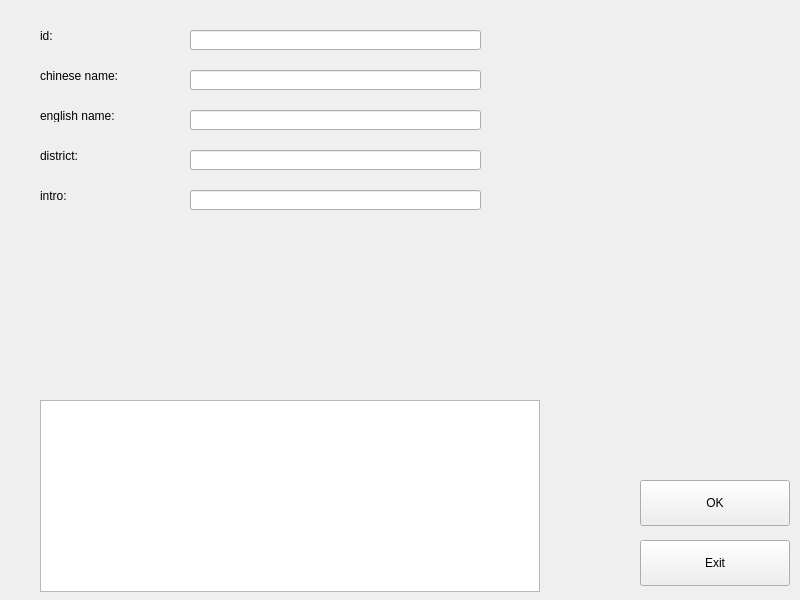
<?xml version="1.0" encoding="UTF-8"?>
<ui version="4.0">
 <class>modify_L</class>
 <widget class="QWidget" name="modify_L">
  <property name="geometry">
   <rect>
    <x>0</x>
    <y>0</y>
    <width>800</width>
    <height>600</height>
   </rect>
  </property>
  <property name="windowTitle">
   <string>Form</string>
  </property>
  <widget class="QLabel" name="chinese">
   <property name="geometry">
    <rect>
     <x>40</x>
     <y>70</y>
     <width>78</width>
     <height>12</height>
    </rect>
   </property>
   <property name="text">
    <string>chinese name:</string>
   </property>
  </widget>
  <widget class="QLabel" name="english">
   <property name="geometry">
    <rect>
     <x>40</x>
     <y>110</y>
     <width>78</width>
     <height>12</height>
    </rect>
   </property>
   <property name="text">
    <string>english name:</string>
   </property>
  </widget>
  <widget class="QLabel" name="intro">
   <property name="geometry">
    <rect>
     <x>40</x>
     <y>190</y>
     <width>78</width>
     <height>12</height>
    </rect>
   </property>
   <property name="text">
    <string>intro:</string>
   </property>
  </widget>
  <widget class="QPushButton" name="OK">
   <property name="geometry">
    <rect>
     <x>640</x>
     <y>480</y>
     <width>150</width>
     <height>46</height>
    </rect>
   </property>
   <property name="text">
    <string>OK</string>
   </property>
  </widget>
  <widget class="QPushButton" name="Exit">
   <property name="geometry">
    <rect>
     <x>640</x>
     <y>540</y>
     <width>150</width>
     <height>46</height>
    </rect>
   </property>
   <property name="text">
    <string>Exit</string>
   </property>
  </widget>
  <widget class="QTextBrowser" name="out">
   <property name="geometry">
    <rect>
     <x>40</x>
     <y>400</y>
     <width>500</width>
     <height>192</height>
    </rect>
   </property>
  </widget>
  <widget class="QLineEdit" name="chinese_input">
   <property name="geometry">
    <rect>
     <x>190</x>
     <y>70</y>
     <width>291</width>
     <height>20</height>
    </rect>
   </property>
  </widget>
  <widget class="QLineEdit" name="english_input">
   <property name="geometry">
    <rect>
     <x>190</x>
     <y>110</y>
     <width>291</width>
     <height>20</height>
    </rect>
   </property>
  </widget>
  <widget class="QLineEdit" name="intro_input">
   <property name="geometry">
    <rect>
     <x>190</x>
     <y>190</y>
     <width>291</width>
     <height>20</height>
    </rect>
   </property>
  </widget>
  <widget class="QLabel" name="district">
   <property name="geometry">
    <rect>
     <x>40</x>
     <y>150</y>
     <width>78</width>
     <height>12</height>
    </rect>
   </property>
   <property name="text">
    <string>district:</string>
   </property>
  </widget>
  <widget class="QLineEdit" name="district_input">
   <property name="geometry">
    <rect>
     <x>190</x>
     <y>150</y>
     <width>291</width>
     <height>20</height>
    </rect>
   </property>
  </widget>
  <widget class="QLineEdit" name="id_input">
   <property name="geometry">
    <rect>
     <x>190</x>
     <y>30</y>
     <width>291</width>
     <height>20</height>
    </rect>
   </property>
  </widget>
  <widget class="QLabel" name="id">
   <property name="geometry">
    <rect>
     <x>40</x>
     <y>30</y>
     <width>78</width>
     <height>12</height>
    </rect>
   </property>
   <property name="text">
    <string>id:</string>
   </property>
  </widget>
 </widget>
 <resources/>
 <connections/>
</ui>
